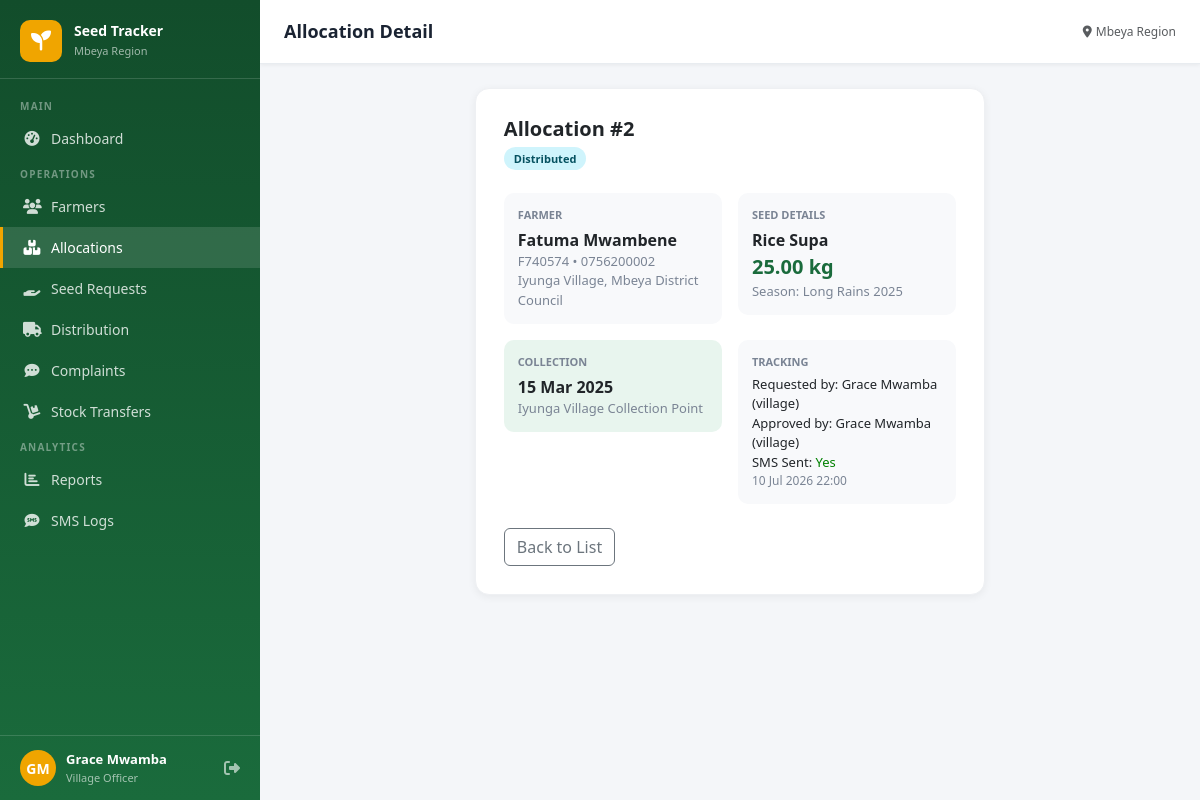
Before: /allocations/2/ (signed in) with the older database file.
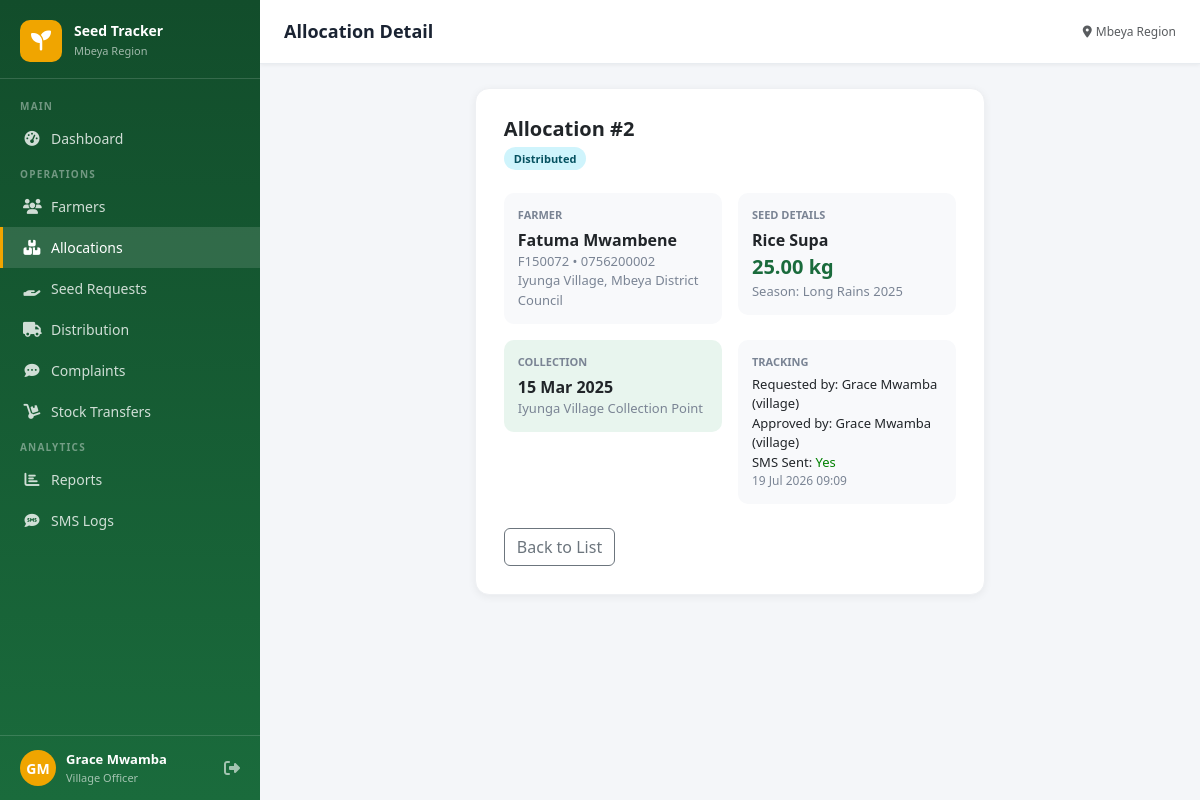
After: the same page with the newer database file.
### core/models.py (models this page shows, shortened)
class SeedAllocation(models.Model):
    STATUS_CHOICES = [
        ('pending','Pending'),('approved','Approved'),
        ('rejected','Rejected'),('distributed','Distributed'),
    ]
    farmer = models.ForeignKey(Farmer, on_delete=models.CASCADE, related_name='allocations')
    seed_type = models.ForeignKey(SeedType, on_delete=models.CASCADE)
    season = models.ForeignKey(FarmingSeasons, on_delete=models.CASCADE)
    quantity_allocated = models.DecimalField(max_digits=10, decimal_places=2)
    status = models.CharField(max_length=20, choices=STATUS_CHOICES, default='pending')
    collection_date = models.DateField(null=True, blank=True)
    collection_location = models.CharField(max_length=200, blank=True)
    requested_by = models.ForeignKey(CustomUser, on_delete=models.SET_NULL, null=True, related_name='requests')
    approved_by = models.ForeignKey(CustomUser, on_delete=models.SET_NULL, null=True, blank=True, related_name='approvals')
    rejection_reason = models.TextField(blank=True)
    sms_sent = models.BooleanField(default=False)
    notes = models.TextField(blank=True)
    created_at = models.DateTimeField(auto_now_add=True)
    updated_at = models.DateTimeField(auto_now=True)
    class Meta:
        unique_together = ('farmer', 'seed_type', 'season')

class Farmer(models.Model):
    STATUS_CHOICES = [('active','Active'),('inactive','Inactive'),('pending','Pending')]
    farmer_id = models.CharField(max_length=20, unique=True, blank=True)
    first_name = models.CharField(max_length=100)
    last_name = models.CharField(max_length=100)
    phone_number = models.CharField(max_length=20)
    village = models.ForeignKey(Village, on_delete=models.CASCADE, related_name='farmers')
    farm_location = models.CharField(max_length=200, blank=True)
    farm_size = models.DecimalField(max_digits=8, decimal_places=2, null=True, blank=True, help_text='Acres')
    crop_type = models.CharField(max_length=50, choices=CROP_CHOICES, default='maize')
    national_id = models.CharField(max_length=30, blank=True)
    status = models.CharField(max_length=20, choices=STATUS_CHOICES, default='active')
    registered_by = models.ForeignKey(CustomUser, on_delete=models.SET_NULL, null=True, related_name='registered_farmers')
    user = models.OneToOneField(CustomUser, on_delete=models.CASCADE, null=True, blank=True, related_name='farmer_profile')
    created_at = models.DateTimeField(auto_now_add=True)
    updated_at = models.DateTimeField(auto_now=True)
    @property
    def full_name(self): return f"{self.first_name} {self.last_name}"

class Village(models.Model):
    name = models.CharField(max_length=100)
    ward = models.ForeignKey(Ward, on_delete=models.CASCADE, related_name='villages')
    created_at = models.DateTimeField(auto_now_add=True)

class Ward(models.Model):
    name = models.CharField(max_length=100)
    district = models.ForeignKey(District, on_delete=models.CASCADE, related_name='wards')
    created_at = models.DateTimeField(auto_now_add=True)

class District(models.Model):
    name = models.CharField(max_length=100)
    region = models.ForeignKey(Region, on_delete=models.CASCADE, related_name='districts')
    created_at = models.DateTimeField(auto_now_add=True)

class SeedType(models.Model):
    name = models.CharField(max_length=100, unique=True)
    description = models.TextField(blank=True)
    unit = models.CharField(max_length=30, default='kg')
    created_at = models.DateTimeField(auto_now_add=True)

class FarmingSeasons(models.Model):
    name = models.CharField(max_length=100, unique=True)
    start_date = models.DateField()
    end_date = models.DateField()
    is_active = models.BooleanField(default=False)
    created_at = models.DateTimeField(auto_now_add=True)

class CustomUser(AbstractUser):
    ROLE_CHOICES = [
        ('admin', 'System Administrator'),
        ('regional', 'Regional Officer'),
        ('district', 'District Officer'),
        ('ward', 'Ward Officer'),
        ('village', 'Village Officer'),
        ('extension', 'Agricultural Extension Officer (Bwana Shamba)'),
        ('farmer', 'Farmer (Mkulima)'),
    ]
    role = models.CharField(max_length=20, choices=ROLE_CHOICES, default='village')
    region = models.ForeignKey(Region, on_delete=models.SET_NULL, null=True, blank=True)
    district = models.ForeignKey(District, on_delete=models.SET_NULL, null=True, blank=True)
    ward = models.ForeignKey(Ward, on_delete=models.SET_NULL, null=True, blank=True)
    village = models.ForeignKey(Village, on_delete=models.SET_NULL, null=True, blank=True)
    phone = models.CharField(max_length=20, blank=True)
    def __str__(self): return f"{self.get_full_name()} ({self.role})"

### core/views.py (the view)
# urls.py: path('allocations/<int:pk>/', views.allocation_detail, name='allocation_detail'),
@login_required
def allocation_detail(request, pk):
    allocation = get_object_or_404(SeedAllocation, pk=pk)
    if not user_can_access_farmer(request.user, allocation.farmer):
        messages.error(request, 'You do not have permission to view this allocation.')
        return redirect('allocation_list')
    return render(request, 'core/allocation_detail.html', {'allocation': allocation})

### templates/core/allocation_detail.html (shortened to what this page needs)
{% extends 'base.html' %}
{% block page_title %}Allocation Detail{% endblock %}
{% block content %}
<div class="row justify-content-center">
  <div class="col-lg-7">
    <div class="form-card">
      <div class="d-flex justify-content-between align-items-start mb-4">
        <div>
          <h5 style="font-weight:700;margin-bottom:4px">Allocation #{{ allocation.pk }}</h5>
          <span class="badge-status badge-{{ allocation.status }}">{{ allocation.get_status_display }}</span>
        </div>
      </div>
      <div class="row g-3">
        <div class="col-md-6">
          <div style="background:#f8f9fb;border-radius:10px;padding:14px">
            <div style="font-size:11px;color:#7a8494;text-transform:uppercase;font-weight:600;margin-bottom:4px">Farmer</div>
            <div style="font-weight:700">{{ allocation.farmer.full_name }}</div>
            <div style="color:#7a8494;font-size:13px">{{ allocation.farmer.farmer_id }} &bull; {{ allocation.farmer.phone_number }}</div>
            <div style="color:#7a8494;font-size:13px">{{ allocation.farmer.village.name }}, {{ allocation.farmer.village.ward.district.name }}</div>
          </div>
        </div>
        <div class="col-md-6">
          <div style="background:#f8f9fb;border-radius:10px;padding:14px">
            <div style="font-size:11px;color:#7a8494;text-transform:uppercase;font-weight:600;margin-bottom:4px">Seed Details</div>
            <div style="font-weight:700">{{ allocation.seed_type.name }}</div>
            <div style="font-size:20px;font-weight:800;color:#1a6b3c">{{ allocation.quantity_allocated }} {{ allocation.seed_type.unit }}</div>
            <div style="color:#7a8494;font-size:13px">Season: {{ allocation.season.name }}</div>
          </div>
        </div>
        {% if allocation.collection_date %}
        <div class="col-md-6">
          <div style="background:#e8f5ee;border-radius:10px;padding:14px">
            <div style="font-size:11px;color:#7a8494;text-transform:uppercase;font-weight:600;margin-bottom:4px">Collection</div>
            <div style="font-weight:700">{{ allocation.collection_date|date:"d M Y" }}</div>
            <div style="color:#7a8494;font-size:13px">{{ allocation.collection_location }}</div>
          </div>
        </div>
        {% endif %}
        <div class="col-md-6">
          <div style="background:#f8f9fb;border-radius:10px;padding:14px">
            <div style="font-size:11px;color:#7a8494;text-transform:uppercase;font-weight:600;margin-bottom:4px">Tracking</div>
            <div style="font-size:13px">Requested by: {{ allocation.requested_by|default:"-" }}</div>
            {% if allocation.approved_by %}<div style="font-size:13px">Approved by: {{ allocation.approved_by }}</div>{% endif %}
            <div style="font-size:13px">SMS Sent: {% if allocation.sms_sent %}<span style="color:green">Yes</span>{% else %}No{% endif %}</div>
            <div style="font-size:12px;color:#7a8494">{{ allocation.created_at|date:"d M Y H:i" }}</div>
          </div>
        </div>
      </div>
      <div class="mt-4">
        <a href="{% url 'allocation_list' %}" class="btn btn-outline-secondary">Back to List</a>
      </div>
    </div>
  </div>
</div>
{% endblock %}

Changed rows visible on the page:
changed SeedAllocation "Iyunga Village Collection Point": farmer.farmer_id "F740574" → "F150072"; created_at "10 Jul 2026 22:00" → "19 Jul 2026 09:09"
